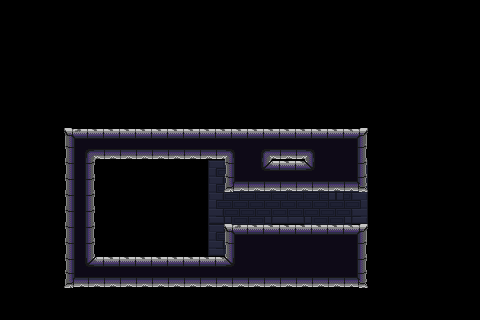

A level layout from a 2D game, rendered from its tile map. Below: a short description, then the map file with tile-grid data replaced by summaries:
An orthogonal 30x20 tile map with 16x16 px tiles, 8 tile layers (bkg_far, bkg_close, onoff-defaulton(blue), onoff-defaultoff(blue), ...), 2 tilesets.

<map version="1.10" tiledversion="1.11.0" orientation="orthogonal" renderorder="right-down" width="30" height="20" tilewidth="16" tileheight="16" infinite="0" nextlayerid="10" nextobjectid="1">
 <tileset firstgid="1" source="jail_wall.tsx" />
 <tileset firstgid="65" source="jail_block.tsx" />
 <layer id="4" name="bkg_far" width="30" height="20">
  <properties>
   <property name="unity:sortinglayer" value="Bkg_far" />
  </properties>
  <data>[600 cells, 0 non-empty, 0 distinct tile ids]</data>
 </layer>
 <layer id="1" name="bkg_close" width="30" height="20">
  <properties>
   <property name="unity:sortinglayer" value="Bkg" />
  </properties>
  <data>[600 cells, 45 non-empty, 13 distinct tile ids]</data>
 </layer>
 <layer id="6" name="onoff-defaulton(blue)" width="30" height="20">
  <properties>
   <property name="unity:layer" value="Ground" />
   <property name="unity:sortinglayer" value="Ground" />
   <property name="unity:tag" value="onoff-defaulton" />
  </properties>
  <data>[600 cells, 0 non-empty, 0 distinct tile ids]</data>
 </layer>
 <layer id="7" name="onoff-defaultoff(blue)" width="30" height="20">
  <properties>
   <property name="unity:layer" value="Ground" />
   <property name="unity:sortinglayer" value="Ground" />
   <property name="unity:tag" value="onoff-defaultoff" />
  </properties>
  <data>[600 cells, 0 non-empty, 0 distinct tile ids]</data>
 </layer>
 <layer id="9" name="onoff2-defaulton(purple)" width="30" height="20">
  <properties>
   <property name="unity:layer" value="Ground" />
   <property name="unity:sortinglayer" value="Ground" />
   <property name="unity:tag" value="onoff2-defaulton" />
  </properties>
  <data>[600 cells, 0 non-empty, 0 distinct tile ids]</data>
 </layer>
 <layer id="8" name="onoff2-defaultoff(purple)" width="30" height="20">
  <properties>
   <property name="unity:layer" value="Ground" />
   <property name="unity:sortinglayer" value="Ground" />
   <property name="unity:tag" value="onoff2-defaultoff" />
  </properties>
  <data>[600 cells, 0 non-empty, 0 distinct tile ids]</data>
 </layer>
 <layer id="2" name="ground" width="30" height="20">
  <properties>
   <property name="unity:layer" value="Ground" />
   <property name="unity:sortinglayer" value="Ground" />
  </properties>
  <data>[600 cells, 124 non-empty, 13 distinct tile ids]</data>
 </layer>
 <layer id="3" name="foreground" width="30" height="20">
  <properties>
   <property name="unity:sortinglayer" value="Foreground" />
  </properties>
  <data>[600 cells, 0 non-empty, 0 distinct tile ids]</data>
 </layer>
</map>
